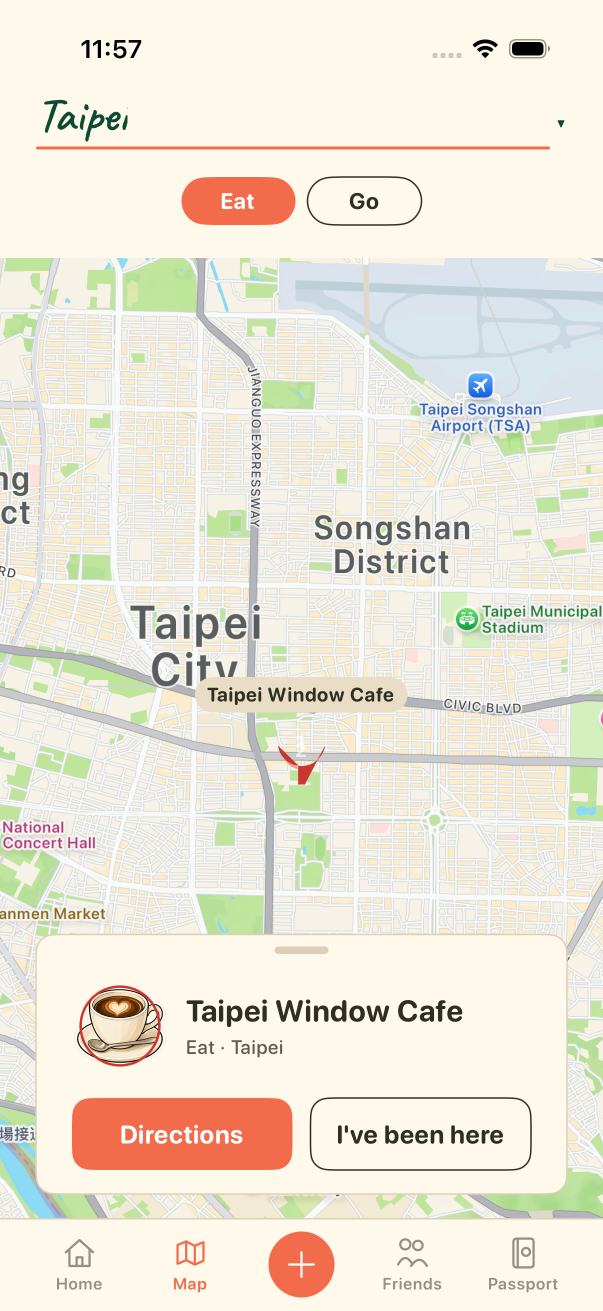
#> input picture Prototypes/AtlasPostcard/Reference/ProductionTargets/map.png, 1206 x 2622 px (shown at 1/2 size)
$ python generate-doodle-map-target.py --source ../Reference/ProductionTargets/map.png
#> lines starting #> are read from the running program, lines starting #| are printed output that depends on the picture; after the words box and inside, x2 and y2 are one past the last pixel; in counts of white or black regions, pixels touching at a corner belong together
#!/usr/bin/env python3
"""Crop the real Doodle Map mock to the 402x874 parity viewport.

The source is a landscape device-in-frame PNG. Inner-screen crop (black
bezel excluded) is resized to the VisualParity viewport. Live MapKit is
later masked at 0,168,402,392; this script does not change that rect.

Usage:
  python3 Prototypes/AtlasPostcard/Scripts/generate-doodle-map-target.py \\
    --source /path/to/2026-10-19-doodle-v1-map.png
"""

from __future__ import annotations

import argparse
from pathlib import Path

from PIL import Image
import numpy as np

WIDTH, HEIGHT = 402, 874
# Inclusive inner-screen box on the 1280x720 device-in-frame mock.
CROP = (354, 21, 923, 697)
OUT = Path("Prototypes/AtlasPostcard/Reference/ProductionTargets/map.png")


def inpaint_bottom_bezel(image: Image.Image) -> Image.Image:
    """Replace scored bottom-corner bezel pixels with tab-bar cream."""
    pixels = np.array(image.convert("RGB"))
    height, width, _ = pixels.shape
    lum = pixels.mean(axis=2)
    yy, xx = np.ogrid[:height, :width]
    radius = 42
    dark = lum < 200
    bottom = yy >= height - 48
    bottom_left = ((xx - 0) ** 2 + (yy - (height - 1)) ** 2 <= radius * radius) & dark & bottom
    bottom_right = ((xx - (width - 1)) ** 2 + (yy - (height - 1)) ** 2 <= radius * radius) & dark & bottom
    band = pixels[height - 40 : height - 8, 40 : width - 40]
    band_lum = lum[height - 40 : height - 8, 40 : width - 40]
    cream = band[band_lum > 200]
    fill = (
        np.median(cream, axis=0).astype(np.uint8)
        if len(cream)
        else np.array([255, 249, 237], dtype=np.uint8)
    )
    pixels[bottom_left | bottom_right] = fill
    return Image.fromarray(pixels)


def main() -> None:
    parser = argparse.ArgumentParser()
    parser.add_argument("--source", type=Path, required=True)
    args = parser.parse_args()
    source = Image.open(args.source).convert("RGB")
#> source is the input picture: PIL image 1206x2622 RGB; mean R, G, B 236.2, 230.9, 217.5
    target = source.crop(CROP).resize((WIDTH, HEIGHT), Image.Resampling.LANCZOS)
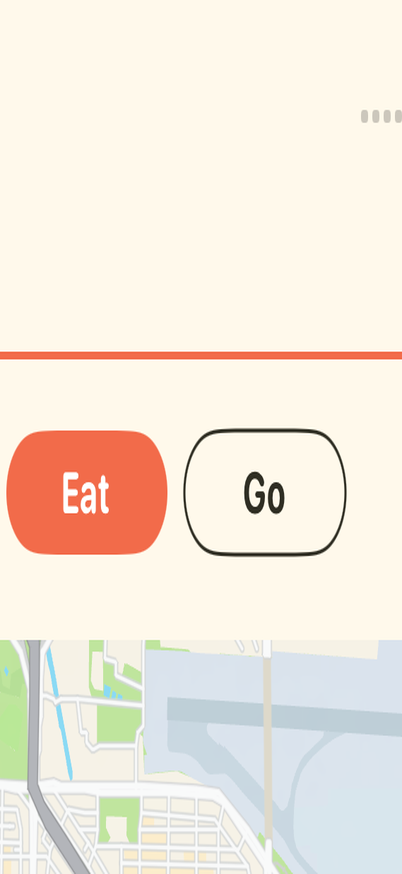
#> target: PIL image 402x874 RGB; mean R, G, B 243.5, 233.9, 221.5
    target = inpaint_bottom_bezel(target)
#> in inpaint_bottom_bezel, `lum = pixels.mean(axis=2)`:
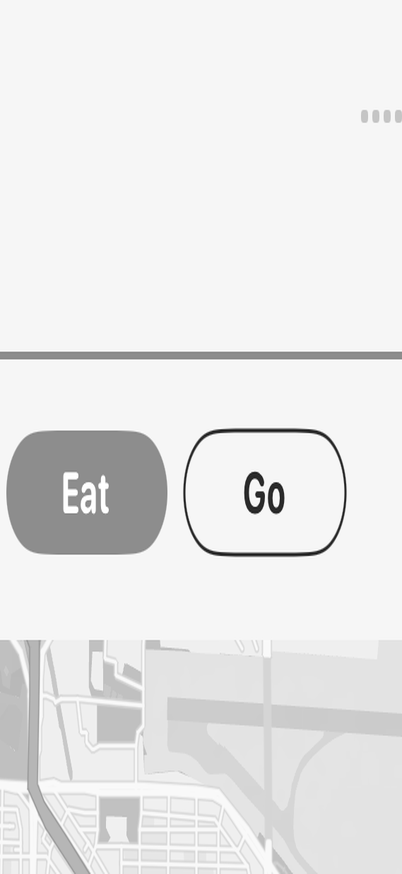
#> lum: shape (874, 402) float64; min 18.33, max 255, mean 233
#> in inpaint_bottom_bezel, `dark = lum < 200`:
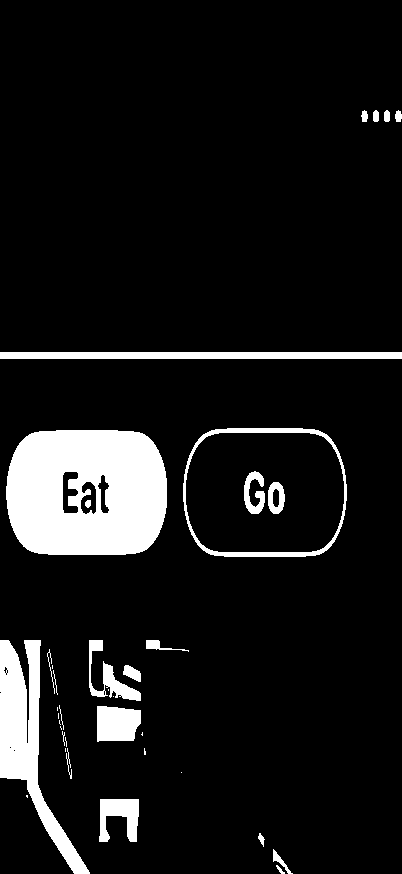
#> dark: shape (874, 402) bool; 9.6% white; 37 white regions (14 under 20 px), largest, box (x1, y1, x2, y2) and area: (6, 430, 167, 555) 17222, (0, 640, 90, 874) 6408, (0, 352, 402, 359) 2814
#> in inpaint_bottom_bezel, `bottom_left = ((xx - 0) ** 2 + (yy - (height - 1)) ** 2 <= radius * ra..`: bottom_left: shape (874, 402) bool; every value is 0
#> in inpaint_bottom_bezel, `band = pixels[height - 40 : height - 8, 40 : width - 40]`:
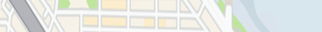
#> band: shape (32, 322, 3); mean R, G, B 227.7, 231.2, 226.8
#> in inpaint_bottom_bezel, `band_lum = lum[height - 40 : height - 8, 40 : width - 40]`:
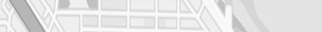
#> band_lum: shape (32, 322) float64; min 151.3, max 252.7, mean 228.6
#> in inpaint_bottom_bezel, `fill = ( np.median(cream, axis=0).astype(np.uint8) if len(cream) else ..`: fill = [233, 233, 233]
    OUT.parent.mkdir(parents=True, exist_ok=True)
    target.save(OUT, "PNG", optimize=True)
    print(f"wrote {OUT} {target.size}")
#| wrote Prototypes/AtlasPostcard/Reference/ProductionTargets/map.png (402, 874)


if __name__ == "__main__":
    main()

$ run again, with Prototypes/AtlasPostcard/Reference/ProductionTargets/capture.png copied over Prototypes/AtlasPostcard/Reference/ProductionTargets/map.png
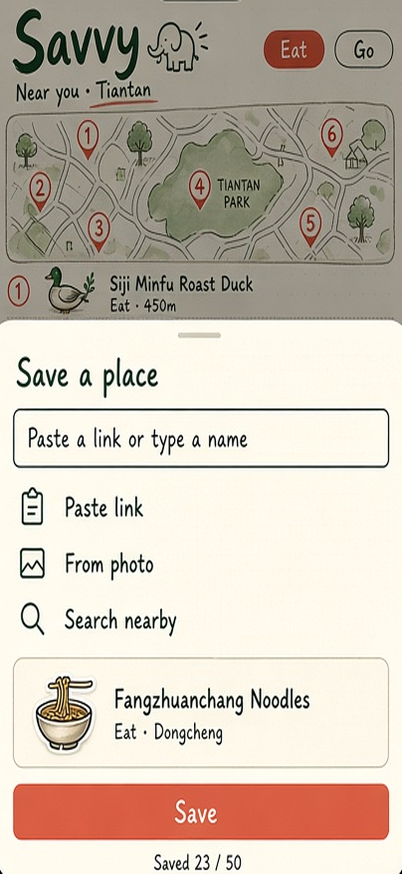
#> input picture Prototypes/AtlasPostcard/Reference/ProductionTargets/capture.png, 402 x 874 px
#> in main, source is the input picture: PIL image 402x874 RGB; mean R, G, B 204, 192.6, 179.2
#> in inpaint_bottom_bezel, `dark = lum < 200`:
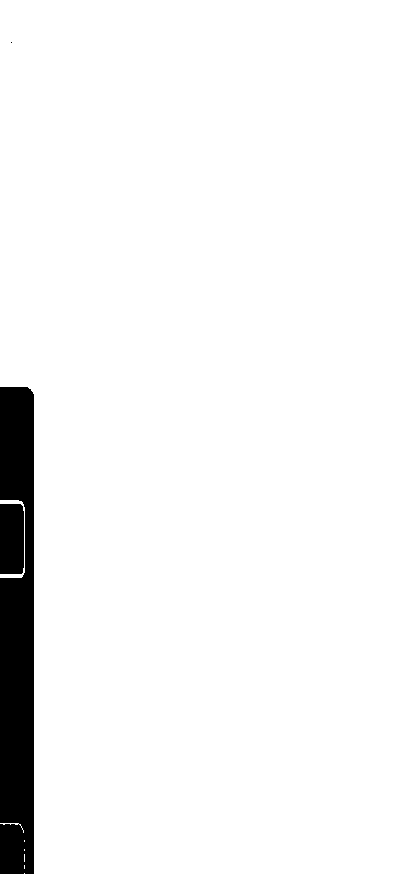
#> dark: shape (874, 402) bool; 95.4% white; 3 black regions (1 under 20 px), largest, box (x1, y1, x2, y2) and area: (0, 387, 34, 874) 14560, (0, 504, 24, 574) 1663
#> bottom_left: shape (874, 402) bool; 0.05% white; 6 white regions (5 under 20 px), largest, box (x1, y1, x2, y2) and area: (34, 849, 43, 874) 149
#> bottom_right: shape (874, 402) bool; 0.41% white; 1 white region, box (x1, y1, x2, y2) and area: (359, 831, 402, 874) 1424
#> band: shape (32, 322, 3); every value is 0
#> band_lum: shape (32, 322) float64; every value is 0
#> cream = empty array
#> fill = [255, 249, 237]
#> in inpaint_bottom_bezel, `pixels[bottom_left | bottom_right] = fill`:
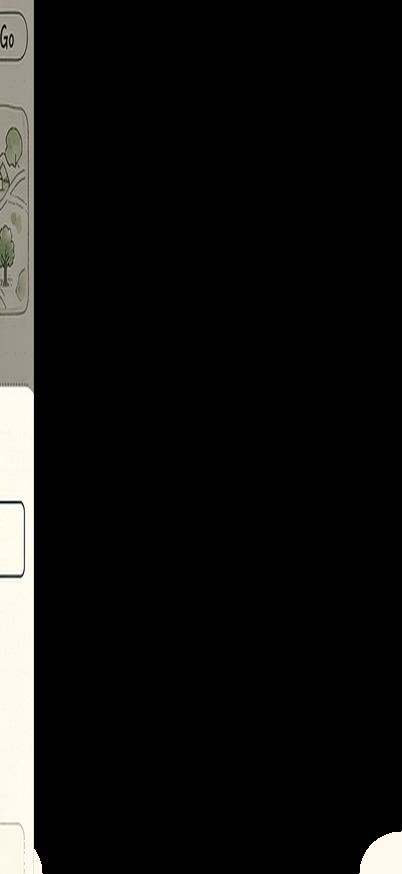
#> pixels: shape (874, 402, 3); mean R, G, B 18.4, 18, 16.9
#| wrote Prototypes/AtlasPostcard/Reference/ProductionTargets/map.png (402, 874)

$ run again, with Prototypes/AtlasPostcard/Reference/ProductionTargets/friends.png copied over Prototypes/AtlasPostcard/Reference/ProductionTargets/map.png
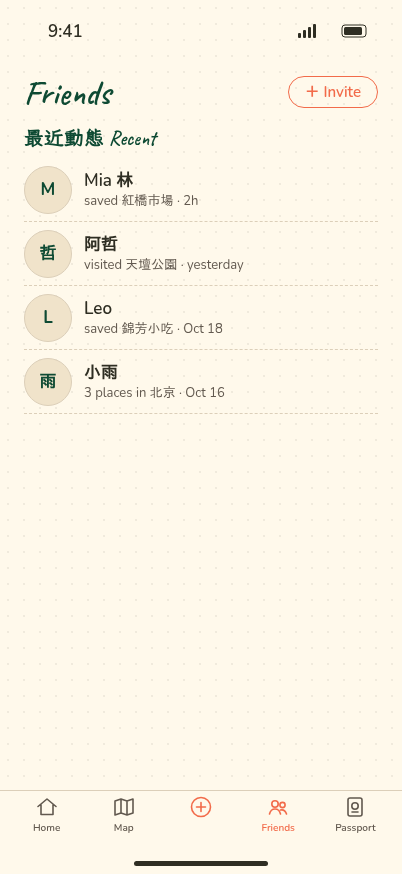
#> input picture Prototypes/AtlasPostcard/Reference/ProductionTargets/friends.png, 402 x 874 px
#> in main, source is the input picture: PIL image 402x874 RGB; mean R, G, B 251, 245, 230.7
#> in inpaint_bottom_bezel, `dark = lum < 200`:
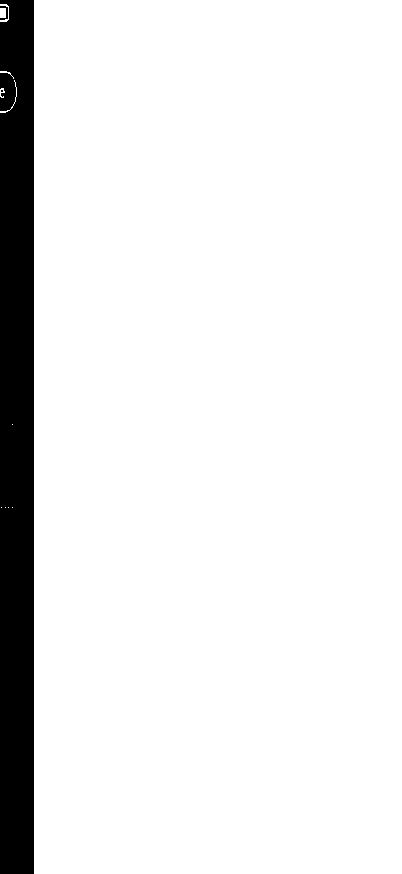
#> dark: shape (874, 402) bool; 91.6% white; 3 black regions (1 under 20 px), largest, box (x1, y1, x2, y2) and area: (0, 0, 34, 874) 29452, (0, 6, 8, 20) 47
#> bottom_left: shape (874, 402) bool; 0.04% white; 1 white region, box (x1, y1, x2, y2) and area: (34, 849, 43, 874) 149
#> bottom_right: shape (874, 402) bool; 0.41% white; 1 white region, box (x1, y1, x2, y2) and area: (359, 831, 402, 874) 1424
#> band: shape (32, 322, 3); every value is 0
#> band_lum: shape (32, 322) float64; every value is 0
#> cream = empty array
#> fill = [255, 249, 237]
#> in inpaint_bottom_bezel, `pixels[bottom_left | bottom_right] = fill`:
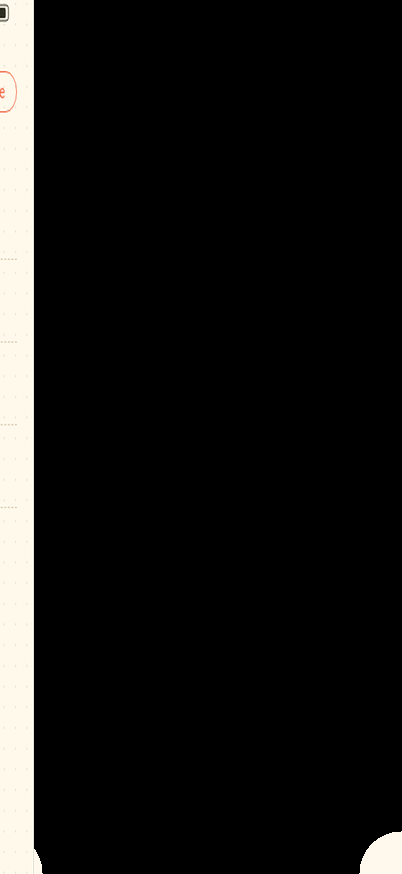
#> pixels: shape (874, 402, 3); mean R, G, B 22.6, 22, 20.8
#| wrote Prototypes/AtlasPostcard/Reference/ProductionTargets/map.png (402, 874)
